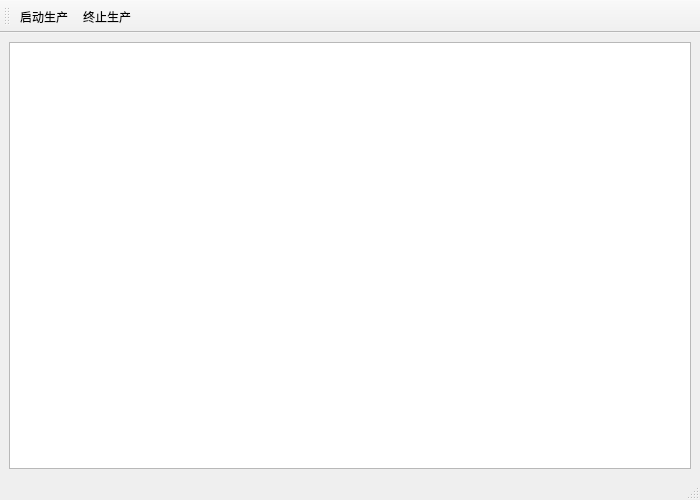
<?xml version="1.0" encoding="UTF-8"?>
<ui version="4.0">
 <class>Qt6_QSemaphore</class>
 <widget class="QMainWindow" name="Qt6_QSemaphore">
  <property name="geometry">
   <rect>
    <x>0</x>
    <y>0</y>
    <width>700</width>
    <height>500</height>
   </rect>
  </property>
  <property name="windowTitle">
   <string>Qt6_QSemaphore</string>
  </property>
  <widget class="QWidget" name="W_Central">
   <layout class="QVBoxLayout" name="verticalLayout">
    <item>
     <widget class="QPlainTextEdit" name="PTW_Message"/>
    </item>
   </layout>
  </widget>
  <widget class="QMenuBar" name="MB_Menu">
   <property name="geometry">
    <rect>
     <x>0</x>
     <y>0</y>
     <width>700</width>
     <height>30</height>
    </rect>
   </property>
  </widget>
  <widget class="QStatusBar" name="SB_Status"/>
  <widget class="QToolBar" name="TB_Tool">
   <property name="windowTitle">
    <string>toolBar</string>
   </property>
   <attribute name="toolBarArea">
    <enum>TopToolBarArea</enum>
   </attribute>
   <attribute name="toolBarBreak">
    <bool>false</bool>
   </attribute>
   <addaction name="A_Start"/>
   <addaction name="A_Stop"/>
  </widget>
  <action name="A_Start">
   <property name="text">
    <string>启动生产</string>
   </property>
  </action>
  <action name="A_Stop">
   <property name="text">
    <string>终止生产</string>
   </property>
  </action>
 </widget>
 <resources/>
 <connections/>
</ui>
